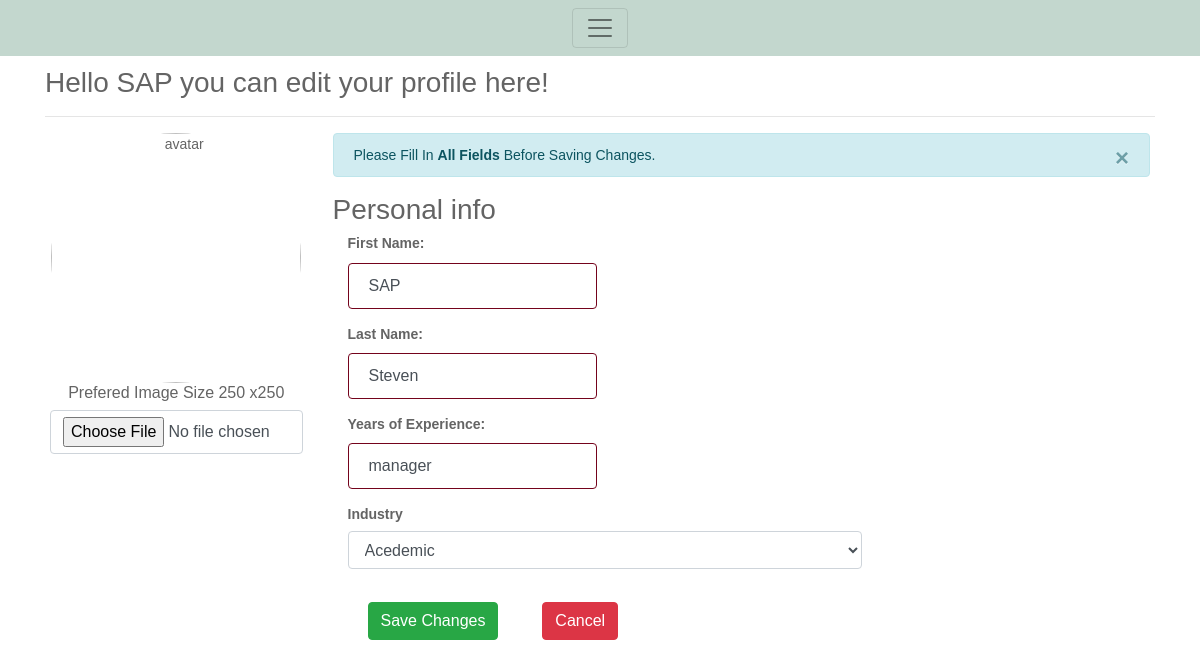
The page /editProfileCompany.php?cid=2 on the database its author committed.
### tables this page shows
CREATE TABLE IF NOT EXISTS `company` (
  `cid` int(11) NOT NULL AUTO_INCREMENT,
  `name` varchar(100) NOT NULL,
  `username` varchar(100) NOT NULL,
  `industry` enum('it','retail','medical','manual labour','academic','accountancy and finance','architecture/design','childcare','drivers','education/training','graduate','hair and beauty','motor industry') DEFAULT NULL,
  `pwd` varchar(100) NOT NULL,
  `userPic` varchar(200) NOT NULL,
  `position` enum('manager','hr','recruiter','') NOT NULL,
  PRIMARY KEY (`cid`)
);

### editProfileCompany.php (the view, shortened to what this page needs)
<?php
include_once("dbh.php");
include 'header.php';
?>
<?php
$id = $_GET['cid'];
$result = mysqli_query($conn, "SELECT * FROM company WHERE cid=$id");
while($res = mysqli_fetch_array($result))
{
	$companyName = $res['name'];
	$userName = $res['username'];
	$positionType = $res['position'];
}
?>
<?php
	require_once 'imageUploadConnection.php';
	if(isset($_GET['cid']) && !empty($_GET['cid']))
	{
		$id = $_GET['cid'];
		$stmt_edit = $conn->prepare('SELECT cid,name,username,industry,position,userPic FROM company WHERE cid =:uid');
		$stmt_edit->execute(array(':uid'=>$id));
		$edit_row = $stmt_edit->fetch(PDO::FETCH_ASSOC);
		extract($edit_row);
	}
	else
	{
		header("Location: companyprofile.php");
	}
				?>
<!doctype html>
<html lang="en">
<head>
</head>
<body>
<form method="post" enctype="multipart/form-data" class="form-horizontal" role="form">
	<div class="container">
    <h3>Hello <?php echo $companyName; ?> you can edit your profile here!</h3>
  	<hr>
	<div class="row">
      <div class="col-md-3">
        <div class="text-center">
		<img src="company_images/<?php echo $userPic; ?>" height="250" width="250" class="rounded-circle" alt="avatar" />
          <h6>Prefered Image Size 250 x250</h6>
          <input type="file" name="user_image" class="form-control" accept="image/*">
        </div>
	  </div>
	  <div class="col-md-9 personal-info">
        <div class="alert alert-info alert-dismissable">
          <a class="panel-close close" data-dismiss="alert">×</a>
          Please Fill In <strong>All Fields</strong> Before Saving Changes.
        </div>
		<h3>Personal info</h3>
		<div class="form-group">
            <label class="col-lg-3 control-label">First Name:</label>
            <div class="col-lg-8">
			<input class="form-control" type="text" name="company_Name" value="<?php echo $companyName; ?>" required />
            </div>
		</div>
		<div class="form-group">
            <label class="col-lg-3 control-label">Last Name:</label>
            <div class="col-lg-8">
			<input class="form-control" type="text" name="user_Name" value="<?php echo $userName; ?>" required />
            </div>
		</div>
		<div class="form-group">
            <label class="col-lg-3 control-label">Years of Experience:</label>
            <div class="col-lg-8">
			<input class="form-control" type="text" name="position_Type" value="<?php echo $positionType; ?>" required />
            </div>
		</div>
		<div class="form-group">
            <label class="col-lg-3 control-label">Industry</label>
            <div class="col-lg-8">
              <div class="ui-select">
                <select name="industry_Type" class="form-control">
                  <option value="academic">Acedemic</option>
                </select>
              </div>
            </div>
          </div>
	<div class="form-group">
            <label class="col-md-3 control-label"></label>
            <div class="col-md-8">
			<button type="submit" name="btn_save_updates" class="btn btn-success"> Save Changes</button>
              <button type="submit" name="cancel" class="btn btn-danger">Cancel </button>
            </div>
		  </div>
		  </div>
        </div>
		</div>
</form>
</body>
</html>

### rows shown on the page
company: name "SAP", company_Name "SAP", user_Name "Steven", position_Type "manager"
